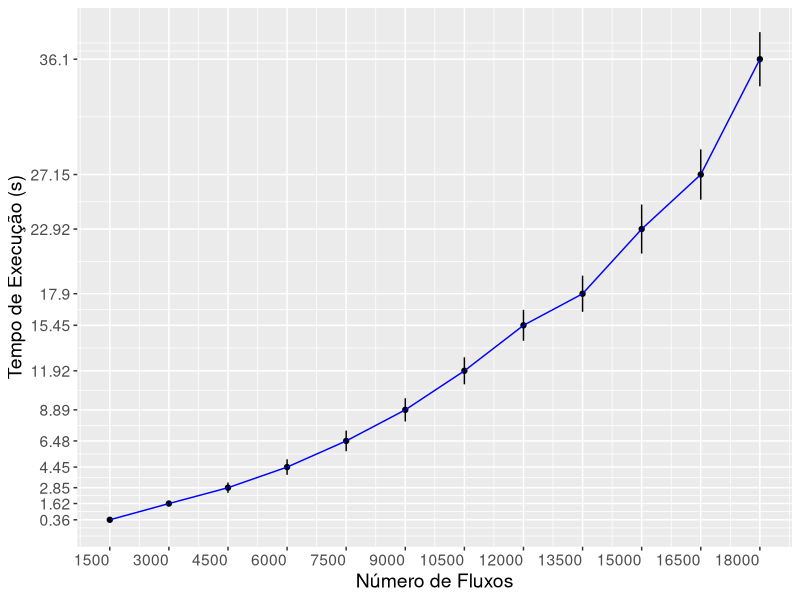

Generate this figure with R:
# Time Rules
#--------------------------------------------------------------------------------------------------
fmt <- function(){ #formatting 3 decimals precision
  f <- function(x) as.character(round(x,3))
  f
}
library(ggplot2)
x <- c(1500, 3000, 4500, 6000, 7500, 9000, 10500, 12000, 13500, 15000, 16500, 18000)
y <- c(0.36, 1.62, 2.85, 4.45, 6.48, 8.89, 11.92, 15.45, 17.9, 22.92, 27.15, 36.10)
h <- c(0.19,0.2,0.4,0.6,0.8,0.9,1.05,1.2,1.4,1.9,1.95,2.1)
reach_plot <- qplot(x, y, xlab = "Número de Fluxos", ylab = "Tempo de Execução (s)") +
  geom_line(col = "blue") +
  theme(text = element_text(size=14),
        axis.text.x = element_text(angle=0, hjust=1)) +
  geom_errorbar (aes(ymin=y-h, ymax=y+h), width=1, position=position_dodge((.9))) +
  scale_x_continuous (breaks = x) +
  scale_y_continuous (breaks = y, labels = fmt())
  #coord_trans(x = "log10")# + geom_errorbar(limits, position="dodge", width=0.25)
reach_plot
